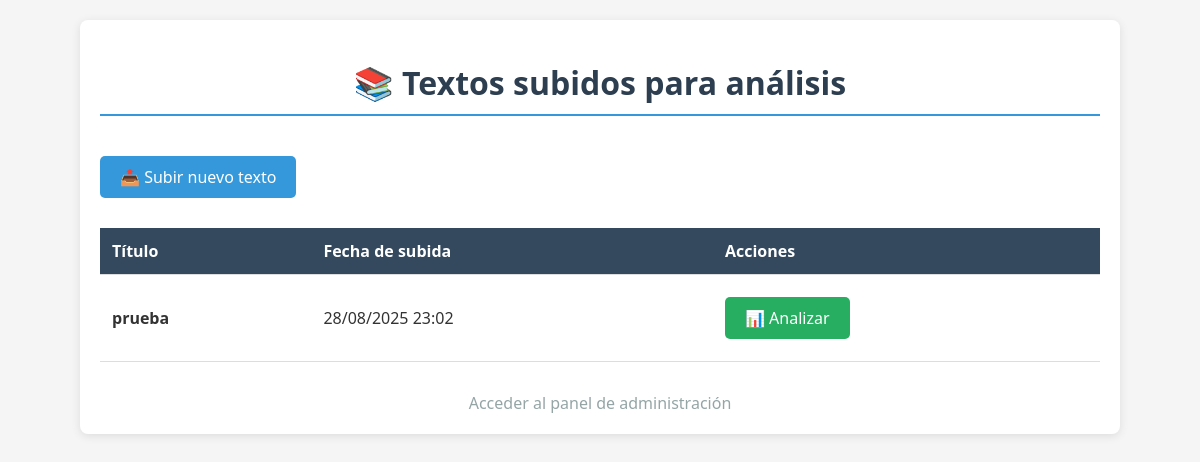
The app's page /, older data.
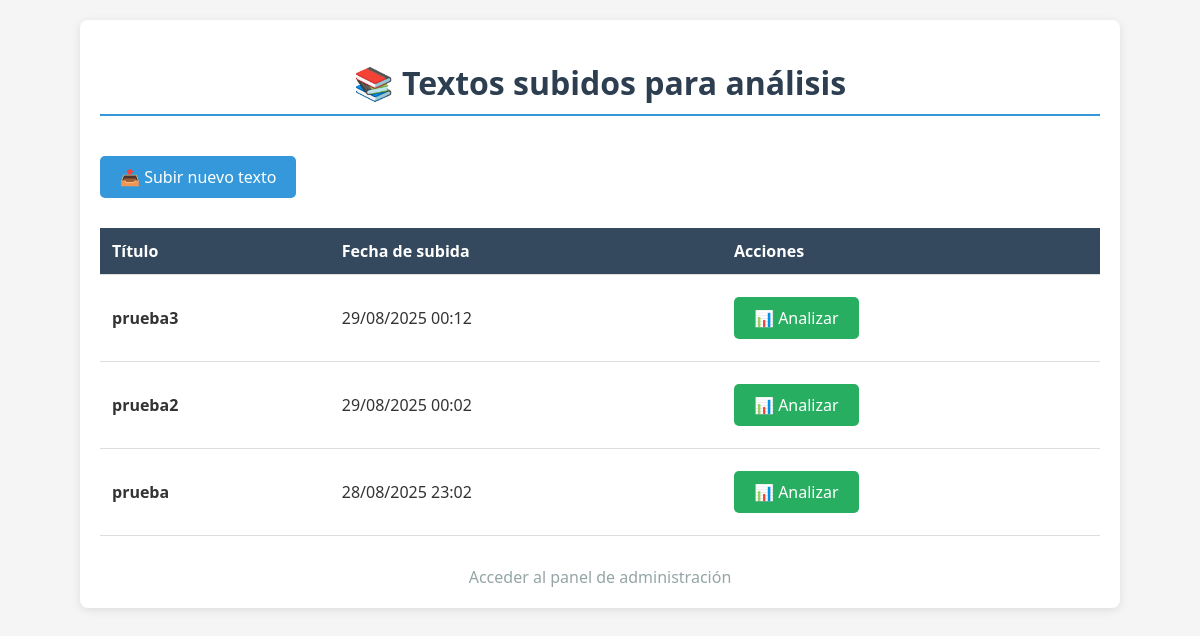
The same page, newer data.
### analisis/models.py (models this page shows, shortened)
class TextoAnalizado(models.Model):
    titulo = models.CharField(max_length=200)
    archivo = models.FileField(upload_to='textos/')
    fecha_subida = models.DateTimeField(auto_now_add=True)

### analisis/views.py (the view)
# urls.py: path('', views.lista_textos, name='lista_textos'),
def lista_textos(request):
    textos = TextoAnalizado.objects.all().order_by('-fecha_subida')
    return render(request, 'lista.html', {'textos': textos})

### analisis/Templates/lista.html (shortened to what this page needs)
<!DOCTYPE html>
<html lang="es">
<head>
</head>
<body>
    <div class="container">
        <h1>📚 Textos subidos para análisis</h1>
        <a href="{% url 'subir_texto' %}" class="btn">📤 Subir nuevo texto</a>
        {% if textos %}
        <table>
            <thead>
                <tr>
                    <th>Título</th>
                    <th>Fecha de subida</th>
                    <th>Acciones</th>
                </tr>
            </thead>
            <tbody>
                {% for texto in textos %}
                <tr>
                    <td><strong>{{ texto.titulo }}</strong></td>
                    <td>{{ texto.fecha_subida|date:"d/m/Y H:i" }}</td>
                    <td>
                        <a href="{% url 'analizar_texto' texto.id %}" class="btn btn-analizar">📊 Analizar</a>
                    </td>
                </tr>
                {% endfor %}
            </tbody>
        </table>
        {% else %}
        <div class="empty-state">
            <div>📝</div>
            <h3>No hay textos subidos todavía</h3>
            <p>Sube tu primer archivo de texto para comenzar el análisis</p>
        </div>
        {% endif %}
        <a href="/admin/" class="admin-link">Acceder al panel de administración</a>
    </div>
</body>
</html>

### analisis/Templates/lista.html (style rules this page uses)
body { font-family: 'Segoe UI', Tahoma, Geneva, Verdana, sans-serif; margin: 0; padding: 20px; background-color: #f5f5f5; color: #333; }
.container { max-width: 1000px; margin: 0 auto; background: white; padding: 20px; border-radius: 8px; box-shadow: 0 2px 10px rgba(0,0,0,0.1); }
h1 { color: #2c3e50; text-align: center; margin-bottom: 30px; border-bottom: 2px solid #3498db; padding-bottom: 10px; }
.btn { display: inline-block; padding: 10px 20px; background: #3498db; color: white; text-decoration: none; border-radius: 5px; margin: 10px 0; transition: background 0.3s; }
.btn-analizar { background: #27ae60; }
table { width: 100%; border-collapse: collapse; margin-top: 20px; }
th, td { padding: 12px; text-align: left; border-bottom: 1px solid #ddd; }
th { background-color: #34495e; color: white; }
.admin-link { display: block; text-align: center; margin-top: 30px; color: #95a5a6; text-decoration: none; }

Row changes from the older to the newer data that the page shows:
added TextoAnalizado: titulo "prueba3", fecha_subida "29/08/2025 00:12"
added TextoAnalizado: titulo "prueba2", fecha_subida "29/08/2025 00:02"
